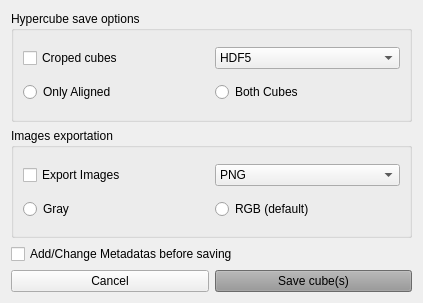
<?xml version="1.0" encoding="UTF-8"?>
<ui version="4.0">
 <class>Save_Window</class>
 <widget class="QWidget" name="Save_Window">
  <property name="geometry">
   <rect>
    <x>0</x>
    <y>0</y>
    <width>423</width>
    <height>303</height>
   </rect>
  </property>
  <property name="windowTitle">
   <string>Saving options</string>
  </property>
  <layout class="QGridLayout" name="gridLayout_3">
   <item row="4" column="1">
    <widget class="QPushButton" name="pushButton_save_cube_final">
     <property name="styleSheet">
      <string notr="true">background-color: rgb(150, 150, 150);</string>
     </property>
     <property name="text">
      <string>Save cube(s)</string>
     </property>
    </widget>
   </item>
   <item row="4" column="0">
    <widget class="QPushButton" name="pushButton_Cancel">
     <property name="text">
      <string>Cancel</string>
     </property>
    </widget>
   </item>
   <item row="0" column="0" colspan="2">
    <widget class="QGroupBox" name="groupBox_hypercube_save_option">
     <property name="title">
      <string>Hypercube save options</string>
     </property>
     <layout class="QGridLayout" name="gridLayout">
      <item row="2" column="0">
       <widget class="QRadioButton" name="radioButton_only_aligned_save">
        <property name="text">
         <string>Only Aligned</string>
        </property>
       </widget>
      </item>
      <item row="2" column="1">
       <widget class="QRadioButton" name="radioButton_both_cube_save">
        <property name="text">
         <string>Both Cubes</string>
        </property>
       </widget>
      </item>
      <item row="1" column="0">
       <widget class="QCheckBox" name="checkBox_minicube_save">
        <property name="text">
         <string>Croped cubes</string>
        </property>
       </widget>
      </item>
      <item row="1" column="1">
       <widget class="QComboBox" name="comboBox_cube_format">
        <item>
         <property name="text">
          <string>HDF5 </string>
         </property>
        </item>
        <item>
         <property name="text">
          <string>ENVI</string>
         </property>
        </item>
        <item>
         <property name="text">
          <string>MATLAB</string>
         </property>
        </item>
       </widget>
      </item>
     </layout>
    </widget>
   </item>
   <item row="1" column="0" colspan="2">
    <widget class="QGroupBox" name="groupBox_images_save_options">
     <property name="title">
      <string>Images exportation</string>
     </property>
     <layout class="QGridLayout" name="gridLayout_2">
      <item row="0" column="0">
       <widget class="QCheckBox" name="checkBox_export_images">
        <property name="text">
         <string>Export Images</string>
        </property>
       </widget>
      </item>
      <item row="1" column="0">
       <widget class="QRadioButton" name="radioButton_gray_save_image">
        <property name="text">
         <string>Gray</string>
        </property>
       </widget>
      </item>
      <item row="1" column="1">
       <widget class="QRadioButton" name="radioButton_RGB_save_image">
        <property name="text">
         <string>RGB (default)</string>
        </property>
       </widget>
      </item>
      <item row="0" column="1">
       <widget class="QComboBox" name="comboBox_image_format">
        <item>
         <property name="text">
          <string>PNG</string>
         </property>
        </item>
        <item>
         <property name="text">
          <string>JPG</string>
         </property>
        </item>
       </widget>
      </item>
     </layout>
    </widget>
   </item>
   <item row="2" column="0" colspan="2">
    <widget class="QCheckBox" name="checkBox_modif_metadata">
     <property name="text">
      <string>Add/Change Metadatas before saving</string>
     </property>
    </widget>
   </item>
  </layout>
 </widget>
 <resources/>
 <connections/>
</ui>
